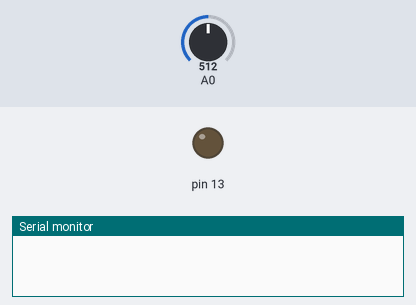
Bench run of a sketch on a simulated Arduino Uno, built with avr-gcc and run on an emulated ATmega328P. On the bench: output pins drawn as LEDs (lit = HIGH), the last lines printed to the serial monitor. Inputs (shaded band) come from the test bench; at power-on: A0 = 512.

Above: at 0.1 s.
At 1.1 s:
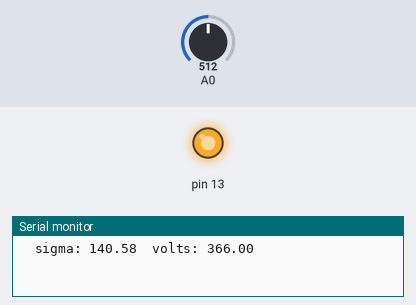
Timing chart, 0 to 6.5 s (numbered marks = the images above):
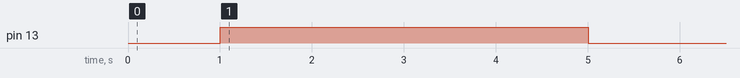

Measured:
- by itself, pin 13: LOW → HIGH at 1.0 s, → LOW 4.0 s later

The sketch:

Voltage_Calibration_Arduino_AC.ino
```cpp
#include <Filters.h>

float testFrequency = 50;                     // test signal frequency (Hz)
float windowLength = 20.0/testFrequency;     // how long to average the signal, for statistist
int sensorValue = 0;
float intercept = -4.4924; // to be adjusted based on calibration testing
float slope = 2.6368; // to be adjusted based on calibration testing
float volts_rms; // estimated actual current in amps

unsigned long printPeriod = 1000; // in milliseconds
// Track time in milliseconds since last reading
unsigned long previousMillis = 0;

void setup()
{
  Serial.begin( 115200 );// start the serial port
  pinMode(13,OUTPUT);
}

void loop()
{
  RunningStatistics inputStats;                 // create statistics to look at the raw test signal
  inputStats.setWindowSecs( windowLength );

  while( true )
  {
    sensorValue = analogRead(A0);  // read the analog in value:
    inputStats.input(sensorValue);  // log to Stats function

    if((unsigned long)(millis() - previousMillis) >= printPeriod)
    {
      previousMillis = millis();   // update time

      // display current values to the screen
      Serial.print( "\n" );
      // output sigma or variation values associated with the inputValue itsel
      Serial.print( "\tsigma: " ); Serial.print( inputStats.sigma() );
      // convert signal sigma value to current in amps
      volts_rms = intercept + slope * inputStats.sigma();
      volts_rms = round(volts_rms);
      digitalWrite(13,HIGH);
      if(volts_rms>=-2 && volts_rms<=3)
      {
        volts_rms = 0;
        digitalWrite(13,LOW);
      }
      Serial.print( "\tvolts: " ); Serial.print( volts_rms );
    }
  }
}
```
